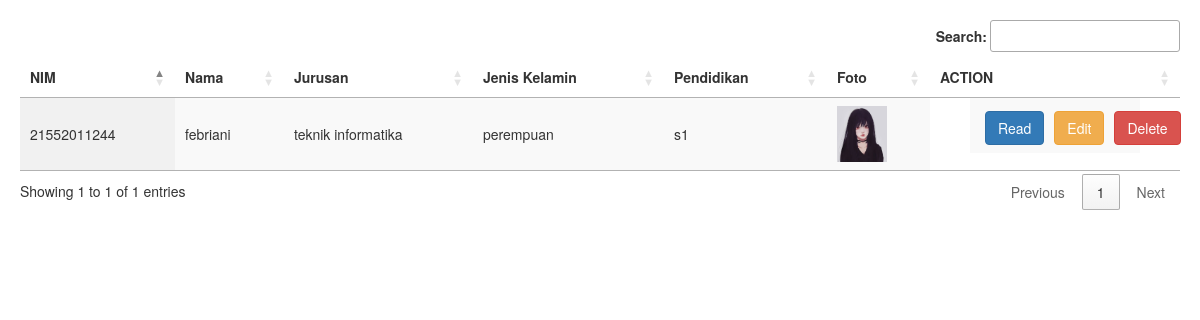
Page /table.php on the committed database.
### tables this page shows
CREATE TABLE `mahasiswa` (
  `nim` varchar(20) NOT NULL,
  `nama` varchar(50) NOT NULL,
  `jenis_kelamin` varchar(15) NOT NULL,
  `ttl` varchar(50) NOT NULL,
  `status` varchar(50) NOT NULL,
  `pendidikan` varchar(10) NOT NULL,
  `jurusan` varchar(50) NOT NULL,
  `hobby` varchar(50) NOT NULL,
  `email` varchar(50) NOT NULL,
  `nomer` varchar(20) NOT NULL,
  `foto` text NOT NULL,
  `agama` varchar(20) DEFAULT NULL,
  `golongan_darah` varchar(5) DEFAULT NULL,
  `kewarganegaraan` varchar(50) DEFAULT NULL,
  `asal_sekolah` varchar(50) DEFAULT NULL,
  `tahun_masuk` varchar(4) DEFAULT NULL,
  `tahun_lulus` varchar(4) DEFAULT NULL
);

### table.php (the view, shortened to what this page needs)
<!DOCTYPE html>
<html lang="en">
<head>
    <link rel="stylesheet" type="text/css" href="https://maxcdn.bootstrapcdn.com/bootstrap/3.3.5/css/bootstrap.min.css">
    <link rel="stylesheet" type="text/css" href="https://cdn.datatables.net/1.10.12/css/jquery.dataTables.css">
</head>
<body>
    <table id="example" class="display" cellspacing="0" width="100%">
        <thead>
            <tr>
                <th>NIM</th>
                <th>Nama</th>
                <th>Jurusan</th>
                <th>Jenis Kelamin</th>
                <th>Pendidikan</th>
                <th>Foto</th>
                <th class="text-center">ACTION</th>
            </tr>
        </thead>
        <tbody>
            <?php
            include 'config/koneksi.php';
            try {
                $sql = "SELECT NIM, Nama, Jurusan, Jenis_Kelamin, Pendidikan, Foto FROM Mahasiswa";
                $stmt = $koneksi->prepare($sql);
                $stmt->execute();
                $result = $stmt->fetchAll(PDO::FETCH_ASSOC);
                if($result) {
                    foreach($result as $row) {
                        echo "<tr>";
                        echo "<td>".$row['NIM']."</td>";
                        echo "<td>".$row['Nama']."</td>";
                        echo "<td>".$row['Jurusan']."</td>";
                        echo "<td>".$row['Jenis_Kelamin']."</td>";
                        echo "<td>".$row['Pendidikan']."</td>";
                        echo "<td><img src='directory/{$row['Foto']}' alt='Foto' width='50'></td>";
                        echo "<td class='action-links'>";
                        echo "<a class='btn btn-primary action-link' href='read.php?nim=".$row['NIM']."'>Read</a>";
                        echo "<a class='btn btn-warning action-link' href='edit.php?nim=".$row['NIM']."'>Edit</a>";
                        echo "<a class='btn btn-danger action-link' href='javascript:void(0);' onclick='confirmDelete(\"".$row['NIM']."\")'>Delete</a>";
                        echo "</td>";
                        echo "</tr>";
                    }
                } else {
                    echo "No records found.";
                }
            } catch (PDOException $e) {
                echo "Error: ".$e->getMessage();
            }
            ?>
        </tbody>
    </table>
</body>
</html>

### table.php (style rules this page uses)
body { padding: 20px; }
.action-links { display: flex; justify-content: space-between; max-width: 150px; margin: auto; }
.action-link { text-decoration: none; padding: 5px; margin: 5px; border-radius: 5px; display: inline-block; transition: background-color 0.3s; }

### rows in the picture
mahasiswa: nim "21552011244", nama "febriani", jurusan "teknik informatika", jenis_kelamin "perempuan", pendidikan "s1", foto (picture)
